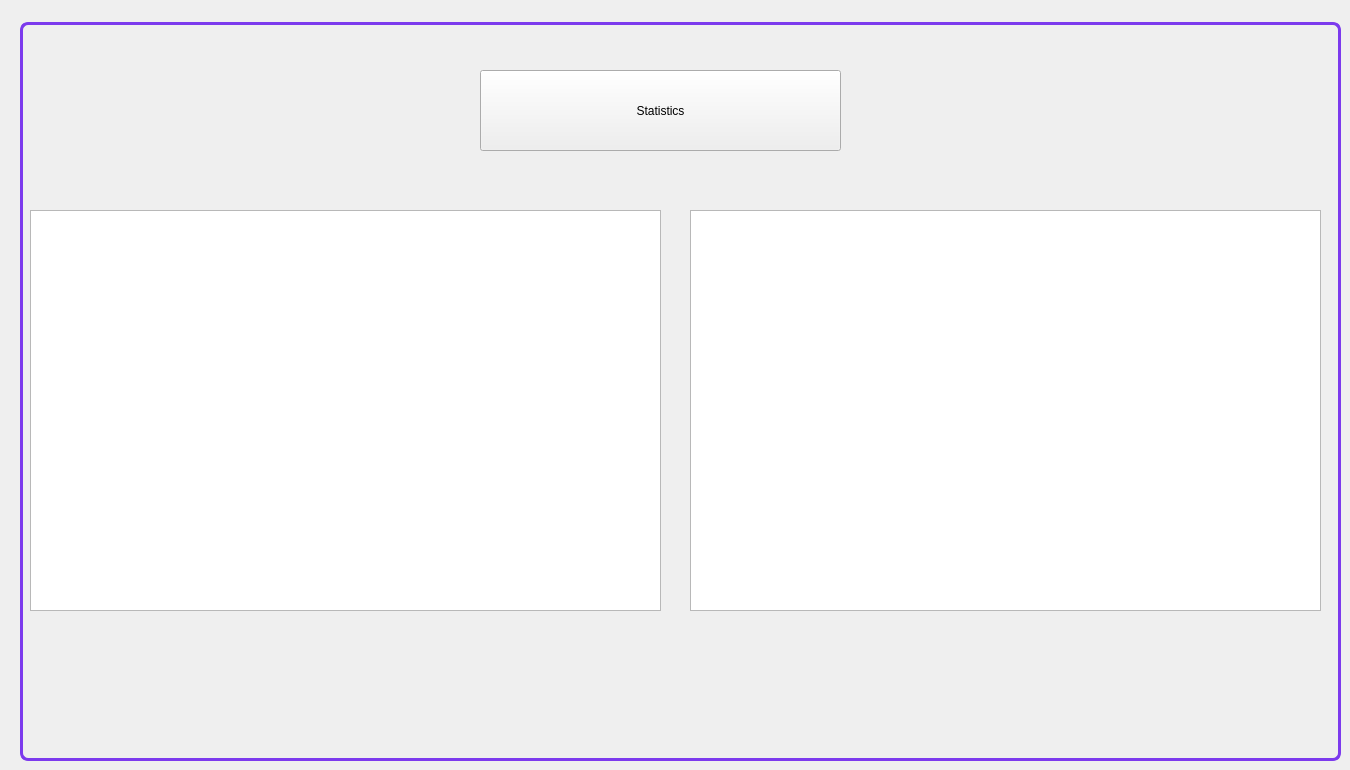
      <widget class="QWidget" name="statplat">
       <widget class="QGraphicsView" name="typeplatstat">
        <property name="geometry">
         <rect>
          <x>30</x>
          <y>210</y>
          <width>631</width>
          <height>401</height>
         </rect>
        </property>
       </widget>
       <widget class="QGraphicsView" name="usedplatstat">
        <property name="geometry">
         <rect>
          <x>690</x>
          <y>210</y>
          <width>631</width>
          <height>401</height>
         </rect>
        </property>
       </widget>
       <widget class="QLabel" name="label_36">
        <property name="geometry">
         <rect>
          <x>20</x>
          <y>10</y>
          <width>1321</width>
          <height>751</height>
         </rect>
        </property>
        <property name="font">
         <font>
          <family>Segoe UI</family>
          <pointsize>18</pointsize>
          <bold>true</bold>
         </font>
        </property>
        <property name="toolTip">
         <string>&lt;html&gt;&lt;head/&gt;&lt;body&gt;&lt;p align=&quot;center&quot;&gt;&lt;br/&gt;&lt;/p&gt;&lt;/body&gt;&lt;/html&gt;</string>
        </property>
        <property name="styleSheet">
         <string notr="true">border: 3px solid #7C3AED;        /* thicker border */
    border-radius: 8px;               /* smoother corners */
    background: transparent;
    margin-top: 12px;                 /* space for the title */</string>
        </property>
        <property name="text">
         <string/>
        </property>
       </widget>
       <widget class="QPushButton" name="ListOfEmployeesEmpl_2">
        <property name="geometry">
         <rect>
          <x>480</x>
          <y>70</y>
          <width>361</width>
          <height>81</height>
         </rect>
        </property>
        <property name="styleSheet">
         <string notr="true">font: 26pt &quot;Segoe UI&quot;;
    background: qlineargradient(
        x1:0, y1:0, x2:1, y2:1,
        stop:0 #7C3AED,   /* purple */
        stop:1 #3B82F6    /* blue */
    );
    color: white;                /* text color */
    font-weight: bold;
    border: none;                /* no border line */
    border-radius: 18px;         /* rounded corners */
    padding: 8px 18px;           /* space inside */
}

/* Hover */
QPushButton:hover {
    background: qlineargradient(
        x1:0, y1:0, x2:1, y2:1,
        stop:0 #9D5CFF,   /* lighter purple */
        stop:1 #60A5FA    /* lighter blue */
    );
}

/* Pressed */
QPushButton:pressed {
    background: qlineargradient(
        x1:0, y1:0, x2:1, y2:1,
        stop:0 #5B21B6,   /* darker purple */
        stop:1 #1E40AF    /* darker blue */
    );

</string>
        </property>
        <property name="text">
         <string>Statistics</string>
        </property>
       </widget>
       <zorder>label_36</zorder>
       <zorder>typeplatstat</zorder>
       <zorder>usedplatstat</zorder>
       <zorder>ListOfEmployeesEmpl_2</zorder>
      </widget>
